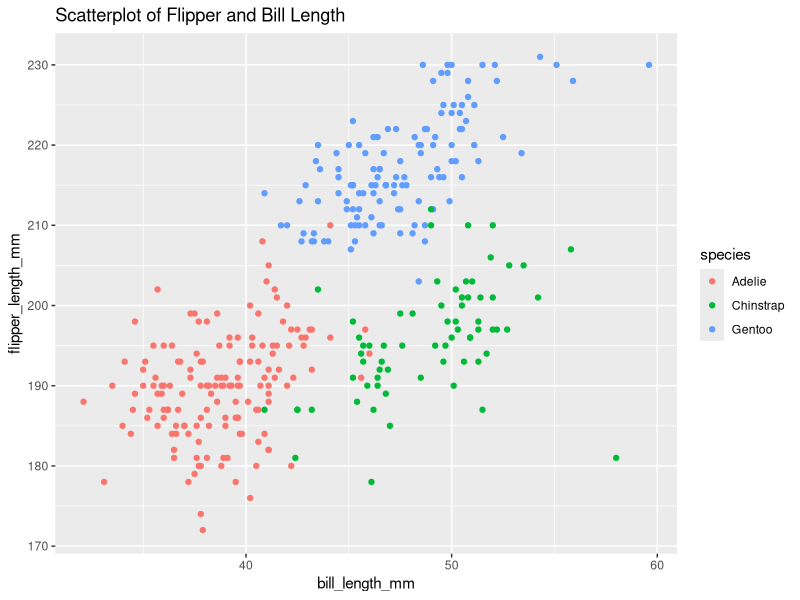
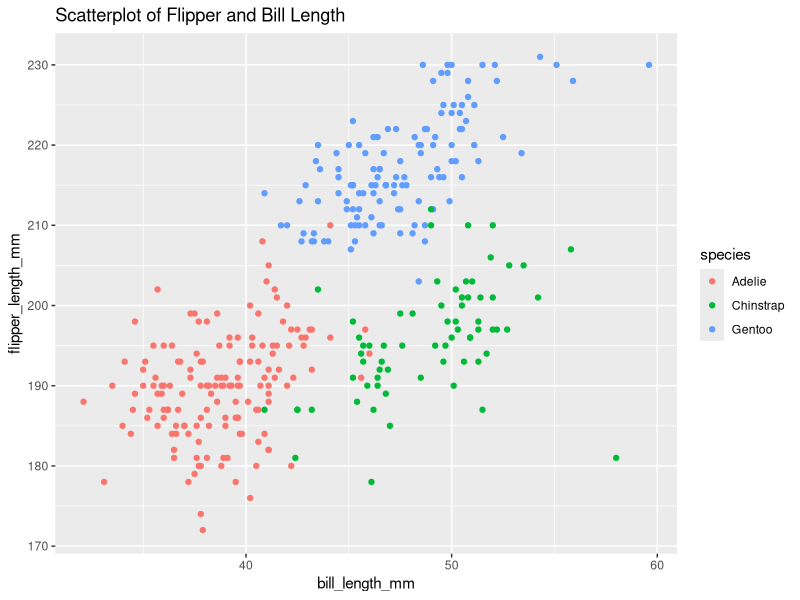

Here is the R script that generated these plots, in order:
## ---- chunk 1
data("penguins", package = "palmerpenguins")
## ---- chunk 2
library(ggplot2)
scatterplot = ggplot(penguins, aes(x = bill_length_mm, y = flipper_length_mm, color = species)) +
  geom_point() +
  labs(
    title = "Scatterplot of Flipper and Bill Length",
    x = "bill_length_mm",
    y = "flipper_length_mm",
    color = "species"
  )
print(scatterplot)
ggsave(filename = "Scatterplot of Flipper and Bill Length.png", plot = scatterplot)
## ---- chunk 3
numeric_sample = rnorm(10)
logical_vector = numeric_sample > 0
char_vector = c("a", "b", "c", "d", "e", "f", "g", "h", "i", "j")
fac_vector = factor(sample(c("low", "medium", "high"), 10, replace = TRUE))

df = data.frame(
  numeric_sample = numeric_sample,
  logical_vector = logical_vector,
  char_vector = char_vector,
  fac_vector = fac_vector
)
print(df)
## ---- chunk 4
library(tidyverse)
## ---- chunk 5
mean_numeric = df %>%
  pull(numeric_sample) %>%
  mean()
print(mean_numeric)
## ---- chunk 6
mean_logical = df %>%
  pull(logical_vector) %>%
  mean()
print(mean_logical)
## ---- chunk 7
mean_fac = df %>%
  pull(fac_vector) %>%
  mean()
print(mean_fac)
## ---- chunk 8
mean_char = df %>%
  pull(char_vector) %>%
  mean()
print(mean_char)
